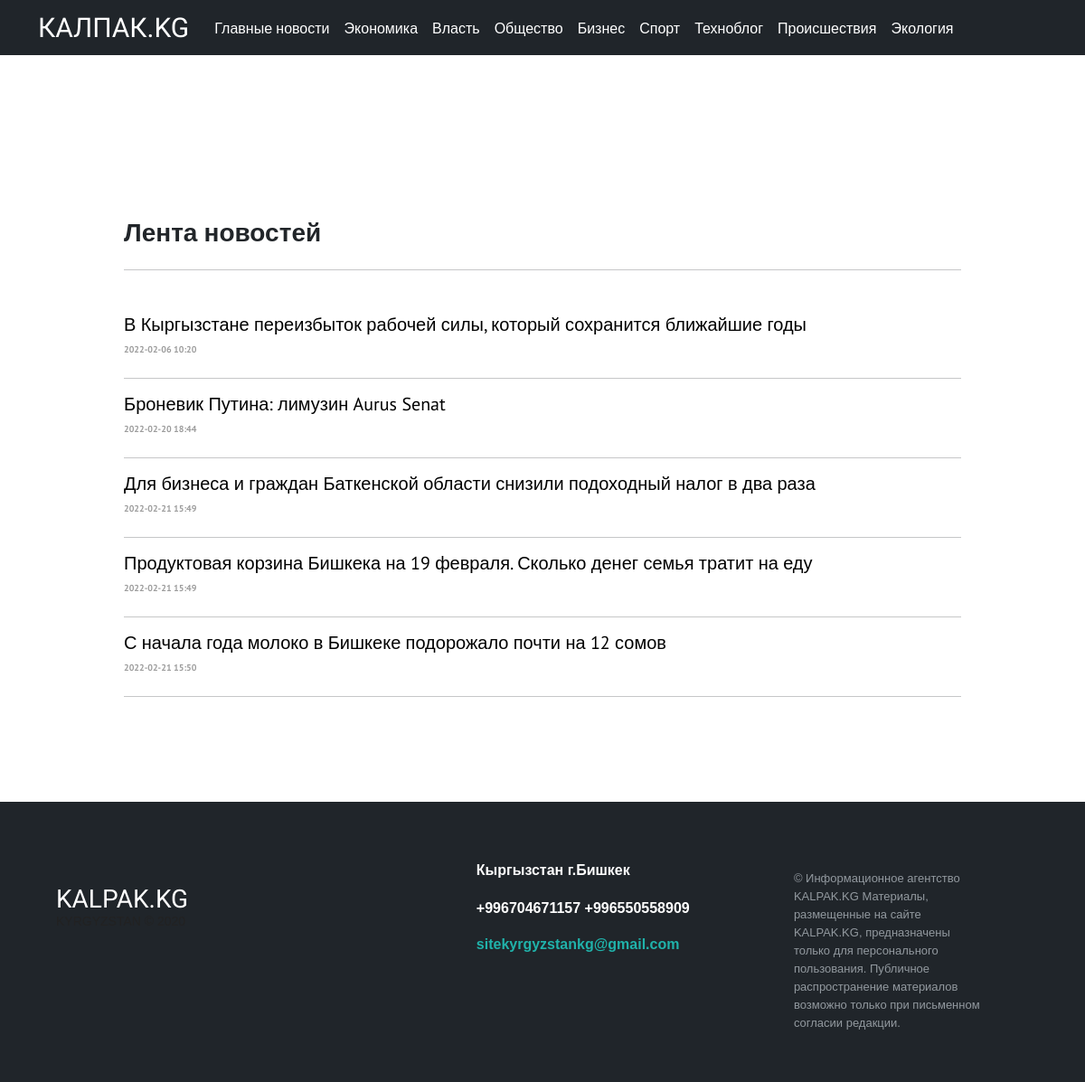
Page /heading/1/ on the earlier database version.
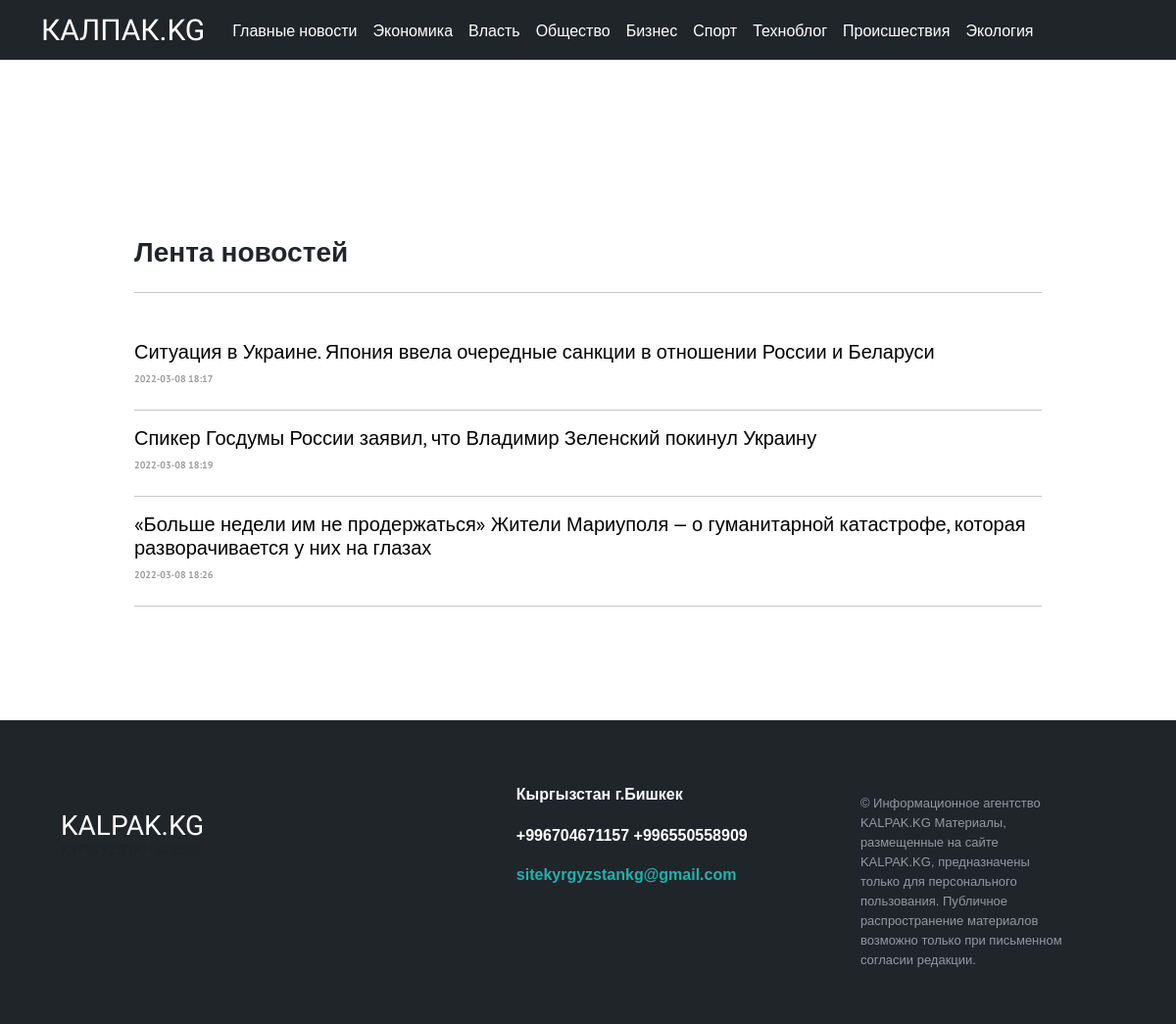
Same page on the later database version.
### core/models.py (models this page shows, shortened)
class HeadingArticle(models.Model):
    title = models.CharField(max_length=255)
    class Meta:
        verbose_name = "Рубрика"
        verbose_name_plural = "Рубрики"

class Article(models.Model):
    title = models.CharField(max_length=255, null=True, blank=True)
    text = models.TextField()
    slug = models.SlugField(max_length=255, unique=True, db_index=True, verbose_name="URL", null=True, blank=True)
    author = models.ForeignKey(
        to="Author",
        on_delete=models.SET_NULL,
        null=True, blank=True,
        related_name="article",
        verbose_name=_("Автор")
    )
    heading = models.ForeignKey(
        to="HeadingArticle",
        on_delete=models.PROTECT,
        null=True,
        related_name="article",
        verbose_name=_("Рубрика")
    )
    readers = models.ManyToManyField(
        to=User,
        related_name="readed_articles",
        blank=True,
        verbose_name=_("Читатели")
    )
    views = models.IntegerField(default=0, verbose_name=_("Просмотры"))
    created_at = models.DateTimeField(
        auto_now_add=True,
        null=True,
    )
    main_article = models.BooleanField(default=False, verbose_name=_("Первая новость"))
    margin_article_text = models.BooleanField(default=False, verbose_name=_("Ровнительные новости"))
    text_article = models.BooleanField(default=False, verbose_name=_("Текстовые новости"))
    center_article = models.BooleanField(default=False)
    right_panel_article = models.BooleanField(default=False, verbose_name=_("Главные новости"))
    updated_at = models.DateTimeField(auto_now=True)
    is_active = models.BooleanField(default=True)
    picture = models.ImageField(
        upload_to="articles_image",
        null=True, blank=True,
        verbose_name="Главная картинка статьи"
    )

### core/views.py (the view)
# urls.py: path('heading/<int:heading_id>/', heading_page, name="heading"),
def heading_page(request, heading_id):
    article = Article.objects.filter(heading_id=heading_id)
    heading = HeadingArticle.objects.all()
    category = HeadingArticle.objects.get(pk=heading_id)
    return render(request, "headings_page.html", {"article": article, "heading": heading, "category": category})

### core/templates/headings_page.html (shortened to what this page needs)
{% extends 'base.html' %}
{% block latest_news %}
<div class="container">
        <div class="mt-8">
            <div class="ads_block">
            </div>
        </div>
    </div>
            <div class="container">
                <div class="row">
                    <div class="col-md-1"></div>
                    <div class="col-md-10">
                        <h3 class="zago_main3 mt-7 mb-4 text-md-start">Лента новостей</h3>
                        <hr class="mb-5">
                        {% for articles in article %}
                        <h1 class="zago_main02"><a href="{% url 'article' articles.slug %}" class="link-text4">{{ articles.title }}</a></h1>
                        <p class="date_time mr-5">{{ articles.created_at|date:"Y-m-d H:i" }}</p>
                        <hr class="mt-4">
                        {% endfor %}
                    </div>
                    <div class="col-md-1"></div>
                </div>
            </div>
{% endblock %}

### core/templates/base.html (shortened to what this page needs)
{% load static %}
<!DOCTYPE html>
<html lang="en">
<head>
    <link rel="stylesheet" href="{% static 'style.css' %}">
    <link href="https://cdn.jsdelivr.net/npm/bootstrap@5.1.3/dist/css/bootstrap.min.css" rel="stylesheet">
<link href="/docs/5.1/dist/css/bootstrap.min.css" rel="stylesheet">
<body>
  <nav class="navbar fixed-top navbar-expand-lg navbar-dark bg-custom">
      <div class="container">
        <a class="logo" href="{% url 'main' %}">КАЛПАК.KG</a>
        <div class="collapse navbar-collapse" id="navbarNav">
          <ul class="navbar-nav linkss">
            <li class="nav-item">
              <a class="nav-link text-white" aria-current="page" href="{% url 'right_panel_articles' %}">Главные новости</a>
            </li>
          {% for headings in heading %}
            <li class="nav-item">
              <a class="nav-link text-white" href="{% url 'heading' headings.id %}">{{ headings.title }}</a>
            </li>
          {% endfor %}
          </ul>
        </div>
      </div>
  </nav>
  {% block latest_news %}
  {% endblock %}
<footer class="footer-distributed mt-8">
  <div class="container">
  <div class="footer-left">
  <br>
  <br>
  <h3>KALPAK.KG</h3>
  <p class="footer-company-name">KYRGYZSTAN © 2020</p>
  </div>
  <div class="footer-center">
  <div>
      <p>Кыргызстан г.Бишкек</p>
  </div>
  <div>
      <p>+996704671157</p>
      <p>+996550558909</p>
  </div>
  <div>
      <p><a href="mailto:support@company.com">sitekyrgyzstankg@gmail.com</a></p>
  </div>
  </div>
  <div class="footer-right">
  <p class="footer-company-about">
      © Информационное агентство KALPAK.KG
Материалы, размещенные на сайте KALPAK.KG, предназначены только для персонального пользования. Публичное распространение материалов возможно только при письменном согласии редакции.
  </p>
  </div>
  </div>
</footer>
</head>
</body>
</html>

### core/static/style.css (style rules this page uses)
body { background-color: #e8e8e8; }
.logo { font-family: 'Montserrat Alternates', sans-serif; font-size: 30px; text-decoration: none; color: white; margin-right: 20px; }
.linkss { font-family: 'PT Sans', sans-serif; font-weight: normal; }
.mt-8 { margin-top: 100px; }
.zago_main02 { font-family: 'PT Sans', sans-serif; font-size: 20px; font-weight: bolder; color: black; }
.link-text4 { text-decoration: none; color: black; transition-duration: 0.3s; font-family: 'PT Sans', sans-serif; font-weight: normal; }
.date_time { color: #9c9c9c; font-family: 'PT Sans', sans-serif; font-weight: bolder; font-size: 10px; }
.mt-7 { margin-top: 50px; }
.ads_block { width: 100%; height: 90px; color: white; text-align: center; font-size: 55px; }
.mr-5 { margin-right: 27px; }
.zago_main3 { font-family: 'PT Sans', sans-serif; font-weight: bolder; }
.footer-distributed { background: #20252a; box-shadow: 0 1px 1px 0 rgba(0, 0, 0, 0.12); box-sizing: border-box; width: 100%; text-align: left; font: bold 16px sans-serif; padding: 55px 50px; }
.footer-distributed .footer-left, .footer-distributed .footer-center, .footer-distributed .footer-right { display: inline-block; vertical-align: top; }
.footer-distributed .footer-left { width: 40%; }
.footer-distributed h3 { color: #ffffff; font-family: 'Montserrat Alternates', sans-serif; margin: 0; }
.footer-distributed .footer-company-name { color: #222; font-size: 14px; font-weight: normal; margin: 0; }
.footer-distributed .footer-center { width: 35%; }
.footer-distributed .footer-center p { display: inline-block; color: #ffffff; vertical-align: middle; margin:0; }
.footer-distributed .footer-center p a { color: lightseagreen; text-decoration: none;; }
.footer-distributed .footer-right { width: 20%; }
.footer-distributed .footer-company-about { line-height: 20px; color: #92999f; font-size: 13px; font-weight: normal; margin: 0; }
.bg-custom { background-color: #20252a; }

### core/templates/base.html (style rules this page uses)
body { background: #faf7f7; }

Differences in the rows shown:
removed Article: title "В Кыргызстане переизбыток рабочей силы, который сохранится ближайшие годы", created_at "2022-02-06 10:20"
removed Article: title "Броневик Путина: лимузин Aurus Senat", created_at "2022-02-20 18:44"
removed Article: title "Для бизнеса и граждан Баткенской области снизили подоходный налог в два раза", created_at "2022-02-21 15:49"
removed Article: title "Продуктовая корзина Бишкека на 19 февраля. Сколько денег семья тратит на еду", created_at "2022-02-21 15:49"
removed Article: title "С начала года молоко в Бишкеке подорожало почти на 12 сомов", created_at "2022-02-21 15:50"
added Article: title "Ситуация в Украине. Япония ввела очередные санкции в отношении России и Беларуси", created_at "2022-03-08 18:17"
added Article: title "Спикер Госдумы России заявил, что Владимир Зеленский покинул Украину", created_at "2022-03-08 18:19"
added Article: title "«Больше недели им не продержаться» Жители Мариуполя — о гуманитарной катастрофе, которая разворачивается у них на глазах", created_at "2022-03-08 18:26"
